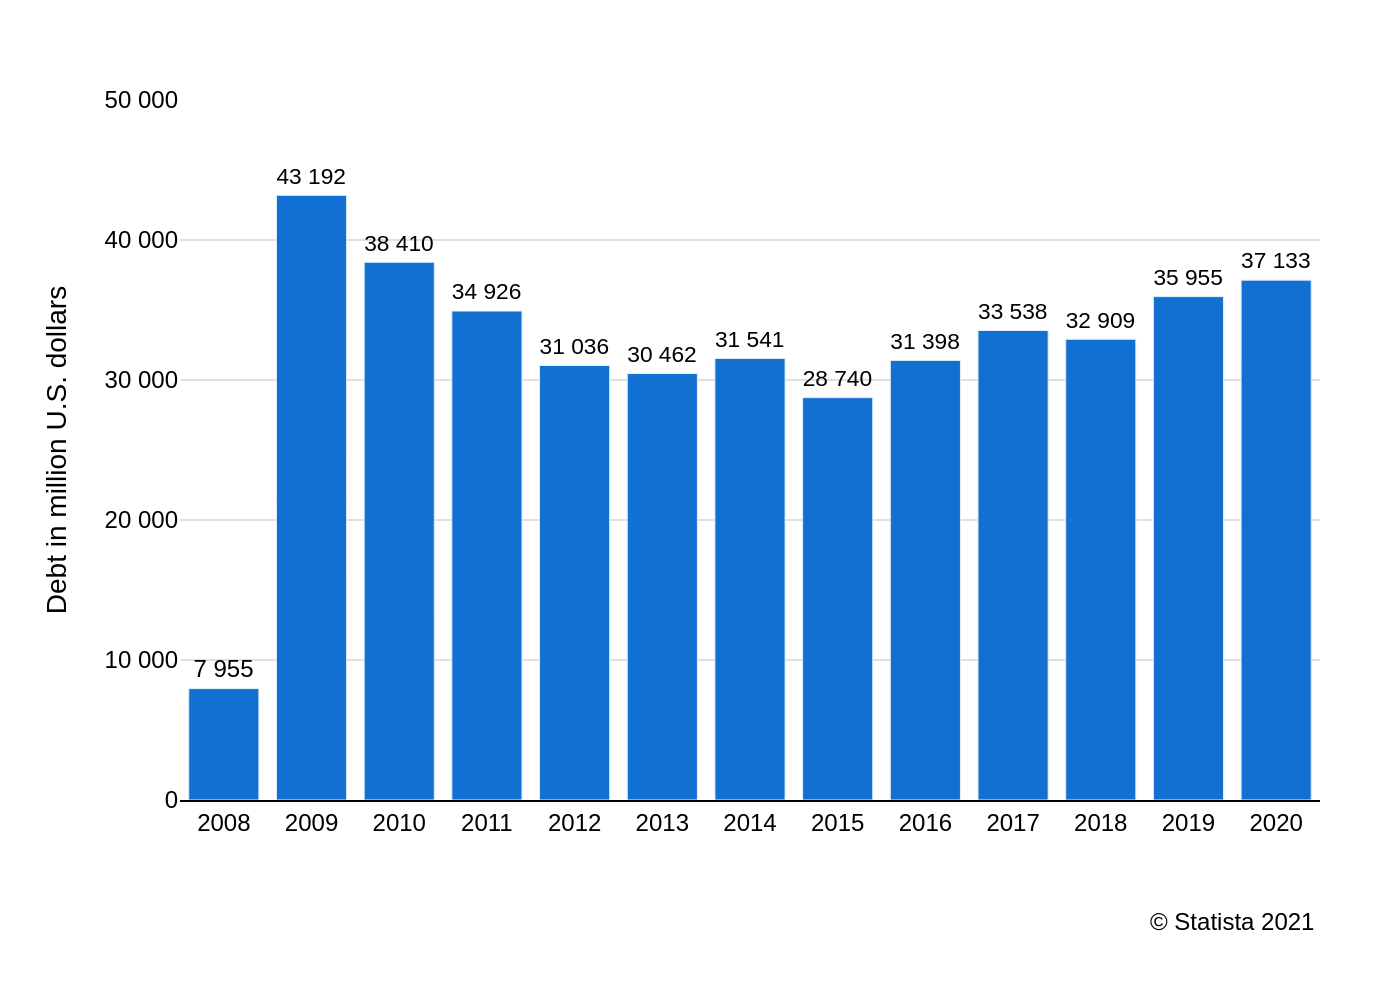

This figure's Python source:
import sys
import json
import plotly.graph_objects as go

def format_number(n):
    return f"{n:,}".replace(",", " ")

# Check if a file path is provided
if len(sys.argv) < 2:
    print("Usage: python script.py <path_to_json_file>")
    sys.exit(1)

json_path = sys.argv[1]

# Load data from the specified JSON file
try:
    with open(json_path, 'r', encoding='utf-8') as f:
        chart_info = json.load(f)
except FileNotFoundError:
    print(f"Error: JSON file not found at {json_path}")
    sys.exit(1)
except json.JSONDecodeError:
    print(f"Error: Could not decode JSON from {json_path}")
    sys.exit(1)

# Extract data and texts
chart_data = chart_info.get('chart_data', [])
texts = chart_info.get('texts', {})
colors = chart_info.get('colors', [])

# Prepare data for plotting
x_values = [item['x'] for item in chart_data]
y_values = [item['y'] for item in chart_data]

# Format text for display on bars
bar_texts = [format_number(y) for y in y_values]

# Create the figure
fig = go.Figure()

# Add the bar trace
fig.add_trace(go.Bar(
    x=x_values,
    y=y_values,
    text=bar_texts,
    textposition='outside',
    marker_color=colors[0] if colors else '#1f77b4',
    cliponaxis=False,
    textfont=dict(family="Arial", size=12, color='black')
))

# Update layout
fig.update_layout(
    font=dict(family="Arial", size=12, color='black'),
    plot_bgcolor='white',
    showlegend=False,
    margin=dict(t=50, b=100, l=90, r=40),
    xaxis=dict(
        title_text=texts.get('x_axis_title'),
        tickvals=x_values,
        ticktext=[str(x) for x in x_values],
        showgrid=False,
        showline=True,
        linewidth=1,
        linecolor='black',
        zeroline=False
    ),
    yaxis=dict(
        title_text=texts.get('y_axis_title'),
        range=[0, 50000],
        tickvals=[0, 10000, 20000, 30000, 40000, 50000],
        ticktext=[format_number(v) for v in [0, 10000, 20000, 30000, 40000, 50000]],
        gridcolor='#e0e0e0',
        showline=False,
        zeroline=False
    )
)

# Add source annotation
if texts.get('source'):
    fig.add_annotation(
        text=texts['source'],
        align='left',
        showarrow=False,
        xref='paper',
        yref='paper',
        x=1.0,
        y=-0.15,
        xanchor='right',
        yanchor='top',
        font=dict(family="Arial", size=12)
    )

# Determine output filename and save the image
if '.' in json_path:
    base_filename = json_path[:json_path.rfind('.')]
else:
    base_filename = json_path

output_filename = f"{base_filename}.png"
fig.write_image(output_filename, scale=2)

print(f"Chart saved to {output_filename}")
